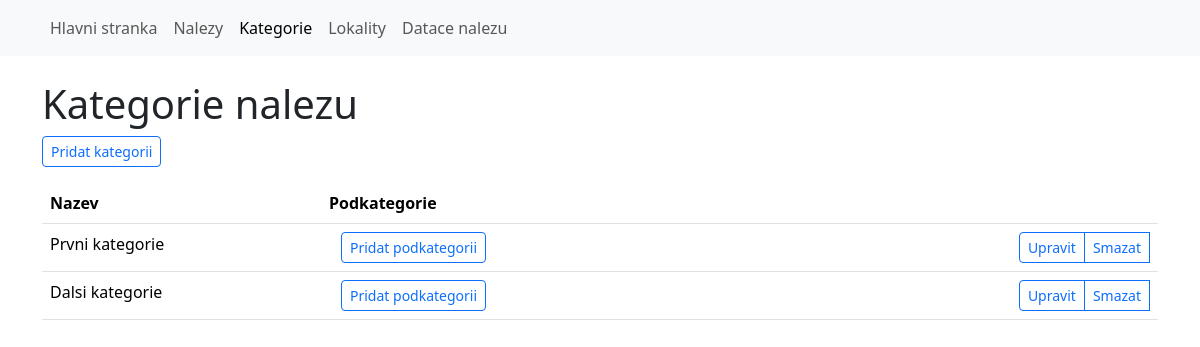
The page /categories on the database as committed earlier.
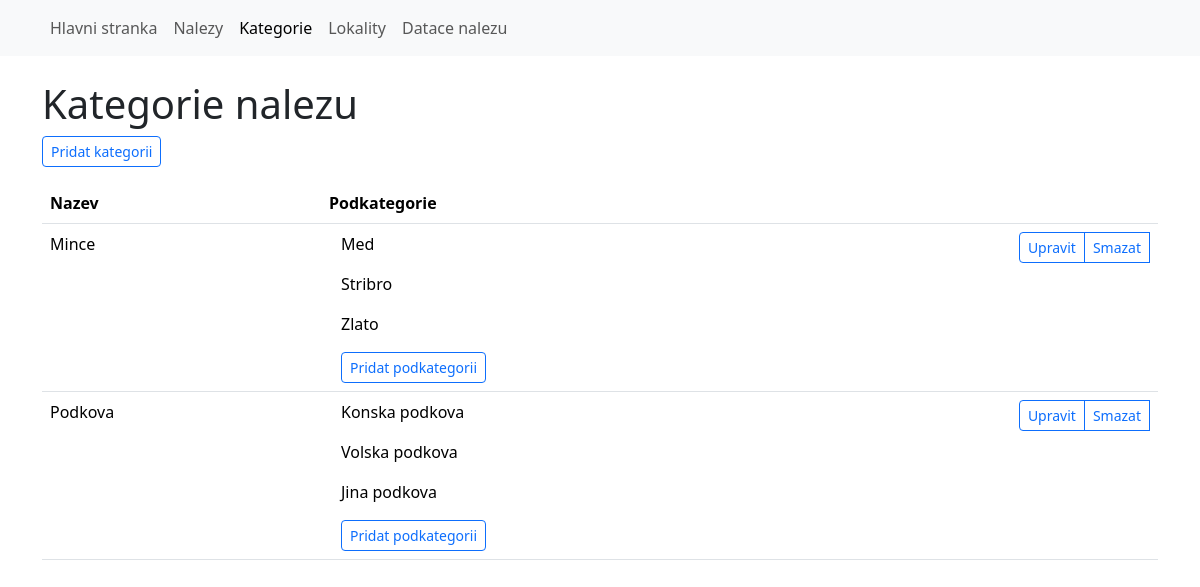
The same page on the database as committed later.
### models.py (models this page shows, shortened)
class Categories(Base):
    __tablename__ = 'categories'
    id = Column(Integer, primary_key=True)
    parent_id = Column(Integer, ForeignKey('categories.id'), nullable=True)
    title = Column(String, nullable=False, unique=True)
    children = relationship('Categories', backref=backref('parent', remote_side=[id]), cascade='all, delete-orphan')

### app.py (the view)
@app.route('/categories')
def categories():
    categories = Categories.query.filter(Categories.parent_id == None).all()
    return render_template('categories.html', categories=categories)

### app.py (called while the page is built)
@app.teardown_appcontext
def shutdown_session(exception=None):
    db_session.remove()

### templates/categories.html (shortened to what this page needs)
{% extends 'base.html' %}
{% block content %}
<h1>Kategorie nalezu</h1>
<p><a class="btn btn-outline-primary btn-sm" href="{{ url_for('add_category') }}" role="button">Pridat kategorii</a></p>
{% from 'macros.html' import render_modal %}
<table class="table table-hover">
    <thead>
        <tr>
            <th scope="col" class="col-3">Nazev</th>
            <th scope="col">Podkategorie</th>
            <th scope="col" class="col-1"></th>
        </tr>
    </thead>
    <tbody>
    {% for cat in categories %}
        <tr>
            <td>{{cat.title}}</td>
            <td>
                <div class="container">
                {% for c in cat.children %}
                    <div class="row">
                        <div class="col-md-4">
                        {{ c.title }}
                        </div>
                        <div class="col-md-4">
                            <p>
                                <a class="icon-link" href="{{ url_for('edit_category', category_id=c.id) }}">
                                <svg class="bi" aria-hidden="true"><use xlink:href="/bootstrap/static/icons/bootstrap-icons.svg#pencil-fill"></use></svg>
                                </a>
                                <a class="icon-link" href="{{ url_for('delete_category', category_id=c.id) }}" data-bs-toggle="modal" data-bs-target="#deleteModal_{{ c.id }}">
                                <svg class="bi" aria-hidden="true"><use xlink:href="/bootstrap/static/icons/bootstrap-icons.svg#trash-fill"></use></svg>
                                </a>
                            </p>
                        </div>
                    </div>
                {% endfor %}
                <div class="col-md-4">
                    <a class="btn btn-outline-primary btn-sm" href="{{ url_for('add_category', parent_id=cat.id) }}" role="button">Pridat podkategorii</a>
                </div>
                </div>
            </td>
            <td>
                <div class="btn-group" role="group" aria-label="Basic example">
                    <a class="btn btn-outline-primary btn-sm" href="{{ url_for('edit_category', category_id=cat.id) }}" role="button">Upravit</a>
                    <a class="btn btn-outline-primary btn-sm" href="{{ url_for('delete_category', category_id=cat.id) }}" role="button"
                       data-bs-toggle="modal" data-bs-target="#deleteModal_{{ cat.id }}">Smazat</a>
                </div>
            </td>
        </tr>
    {% endfor %}
    </tbody>
</table>
{% endblock %}

### templates/base.html (shortened to what this page needs)
{% from 'bootstrap5/nav.html' import render_nav_item %}
{% from 'bootstrap5/utils.html' import render_messages %}
<!DOCTYPE html>
<html lang="en">
<head>
    {{ bootstrap.load_css() }}
</head>
<body>
    <nav class="navbar navbar-expand-lg navbar-light bg-light mb-4">
        <div class="container">
        <div class="collapse navbar-collapse" id="navbarSupportedContent">
            <ul class="navbar-nav mr-auto">
                {{ render_nav_item('index', 'Hlavni stranka') }}
                {{ render_nav_item('items', 'Nalezy') }}
                {{ render_nav_item('categories', 'Kategorie') }}
                {{ render_nav_item('areas', 'Lokality') }}
                {{ render_nav_item('dating', 'Datace nalezu') }}
            </ul>
        </div>
        </div>
    </nav>
    <main class="container">
        {% block content %}{% endblock %}
    </main>
</body>
</html>

Rows that differ between the two databases and show on the page:
removed Categories: title "Prvni kategorie", shown under "Kategorie nalezu"
removed Categories: title "Dalsi kategorie", shown under "Kategorie nalezu"
added Categories: title "Mince", shown under "Kategorie nalezu"
added Categories: title "Med", shown under "Mince"
added Categories: title "Stribro", shown under "Mince"
added Categories: title "Zlato", shown under "Mince"
added Categories: title "Podkova", shown under "Kategorie nalezu"
added Categories: title "Konska podkova", shown under "Podkova"
added Categories: title "Volska podkova", shown under "Podkova"
added Categories: title "Jina podkova", shown under "Podkova"
